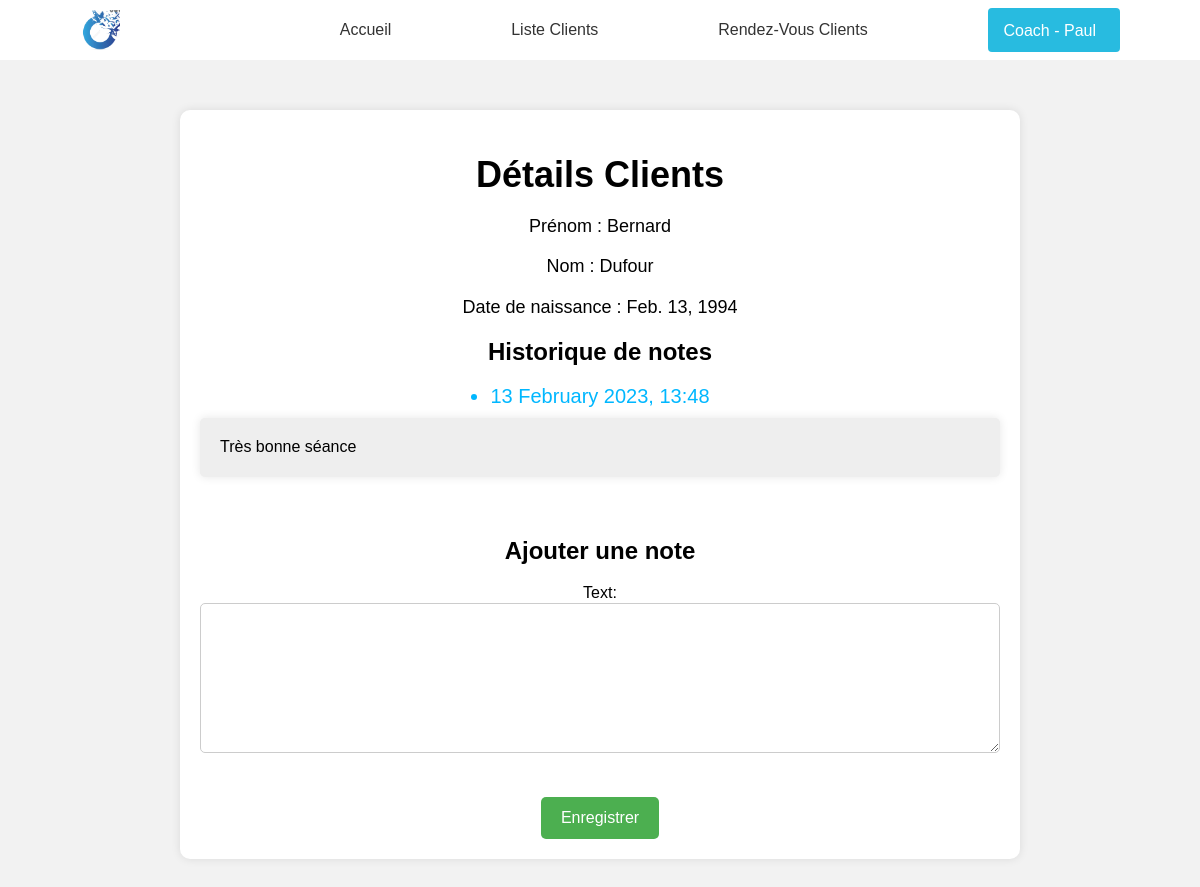
The app's page /details_utilisateur/42/ (signed in) with its own data.
### Authentification/models.py (models this page shows)
class User(AbstractUser):
    username = models.CharField(max_length=150, unique=False , verbose_name='Prenom')
    """Email est utilisé comme identifiant"""
    email = models.EmailField(unique=True)
    USERNAME_FIELD = 'email'
    REQUIRED_FIELDS = ['username']
    """Role est utilisé pour la gestion des droits"""
    role = models.CharField(max_length=30 , verbose_name='Rôle')
    nom = models.CharField(max_length=150, unique=False, verbose_name='Nom' , default='Nom non donnée')
    born = models.DateField(verbose_name='Date de naissance' , default=None, null=True, blank=True)

class Note(models.Model):
    user = models.ForeignKey(User, on_delete=models.CASCADE, related_name='notes')
    text = models.TextField()
    date = models.DateTimeField(auto_now_add=True)
    def formatted_date(self):
        return date_filter(self.date, "d F Y, H:i")

### Authentification/views.py (the view, shortened to what this page needs)
# urls.py: path('details_utilisateur/<int:user_id>/', details_utilisateur, name='details_utilisateur'),
@login_required
def details_utilisateur(request, user_id):
    if not request.user.is_authenticated:
        return redirect('accueil')
    if request.user.role != 'CREATOR':
        return redirect('accueil')
    user = User.objects.get(id=user_id)
    form = forms.NoteForm()
    notes = Note.objects.filter(user=user)
    return render(request, 'Authentification/details_utilisateur.html', context={'user': user, 'form': form, 'notes': notes})

### Authentification/forms.py
class NoteForm(forms.Form):
    text = forms.CharField(widget=forms.Textarea)

### Authentification/templates/Authentification/details_utilisateur.html (shortened to what this page needs)
{% extends "base.html" %}
{% load static %}
{% block head %}
<link rel="stylesheet" href="{% static "Authentification/css/details_utilisateur.css" %}">
{% endblock head %}
{% block body %}
<div id="user-details-container">
    <h1 class="user-details-title">Détails Clients</h1>
    <p class="user-username">Prénom : {{ user.username }}</p>
    <p class="user-username">Nom : {{ user.nom }}</p>
    <p class="user-username">Date de naissance : {{ user.born }}</p>
    <h2 class="user-history-title">Historique de notes</h2>
    <ul class="user-notes-history">
      {% for note in user.notes.all %}
        <li class="user-note">{{ note.text }}</li>
        <li class="user-note-date">{{ note.formatted_date }}</li>
      {% endfor %}
    </ul>
    <h2 class="add-note-title">Ajouter une note</h2>
    <form id="add-note-form" method="post">
      {{ form.as_p }}
      <input class="add-note-submit" type="submit" value="Enregistrer">
    </form>
  </div>
{% endblock body %}

### templates/base.html (shortened to what this page needs)
{%load static%}
<!DOCTYPE html>
<html lang="fr">
<head>
    <link rel="stylesheet" href="{% static "css/normalize.css" %}">
    <link rel="stylesheet" href="{% static "css/base.css" %}">
    {% block head %}{% endblock head %}
</head>
  <body>
    <nav class="navbar">
      <a href="{% url 'accueil' %}">
        <img src="{% static 'images/logo.png' %}" alt="Logo" id="logo">
      </a>
  {%  if user.is_authenticated %}
       <a href="{% url 'accueil' %}" class="nav-link">Accueil</a>
       {% if request.user.role == "CREATOR" %}
        <a href="{% url 'liste_utilisateurs' %}" class="nav-link">Liste Clients</a>
        <a href="{% url 'appointment_list' %}" class="nav-link">Rendez-Vous Clients</a>
       {% endif %}
      <div class="dropdown">
        <button class="dropdown-toggle">{{ request.user.username }}</button>
      </div>
  {% endif %}
    </nav>
    {% block body %}{% endblock body %}
  </body>
  </html>

### static/css/base.css (style rules this page uses)
* { padding: 0; margin: 0; box-sizing: border-box; }
body { background-color: #f5f5f5; font-family: Arial, sans-serif; }
.navbar { display: flex; justify-content: space-around; align-items: center; height: 60px; padding: 0 20px; background-color: #ffffff; }
.nav-link { margin-right: 0px; font-size: 16px; text-decoration: none; color: #333; }
#logo { float: left; height: 40px; margin-right: 100px; }
.navbar .dropdown { position: relative; display: inline-block; }
.dropdown-toggle { background-color: rgb(40, 187, 224); color: #ffffff; padding: 12px 16px; border: none; border-radius: 4px; cursor: pointer; font-size: 16px; }

### Authentification/static/Authentification/css/details_utilisateur.css (style rules this page uses)
body { font-family: Arial, sans-serif; background-color: #f2f2f2; text-align: center; }
#user-details-container { width: 70%; margin: 50px auto; background-color: #fff; padding: 20px; border-radius: 10px; box-shadow: 0px 0px 10px rgba(0, 0, 0, 0.1); }
.user-details-title { font-size: 36px; margin-bottom: 20px; }
.user-username { font-size: 18px; margin-bottom: 20px; }
.user-history-title { font-size: 24px; margin-bottom: 20px; }
.user-notes-history { display: flex; flex-direction: column-reverse; align-items: center; }
.user-note { width: 100%; font-size: 16px; background-color: #eee; padding: 20px; margin-bottom: 20px; text-align: left; border-radius: 5px; box-shadow: 0px 0px 10px rgba(0, 0, 0, 0.1); max-height: 300px; overflow: scroll; }
.add-note-title { font-size: 24px; margin-top: 40px; margin-bottom: 20px; }
#add-note-form { width: 100%; display: inline-block; }
textarea[name="text"] { width: 100%; height: 150px; padding: 12px 20px; margin-bottom: 20px; box-sizing: border-box; border-radius: 5px; border: 1px solid #ccc; }
.add-note-submit { background-color: #4caf50; color: white; padding: 12px 20px; border: none; border-radius: 5px; cursor: pointer; margin-top: 20px; }
.user-note-date { font-size: 20px; color: rgb(0, 183, 255); margin-bottom: 10px; }

### records on screen
User: user.username "Coach - Paul"
User: username "Bernard", nom "Dufour", born "Feb. 13, 1994"
Note: text "Très bonne séance", formatted_date "13 February 2023, 13:48"
